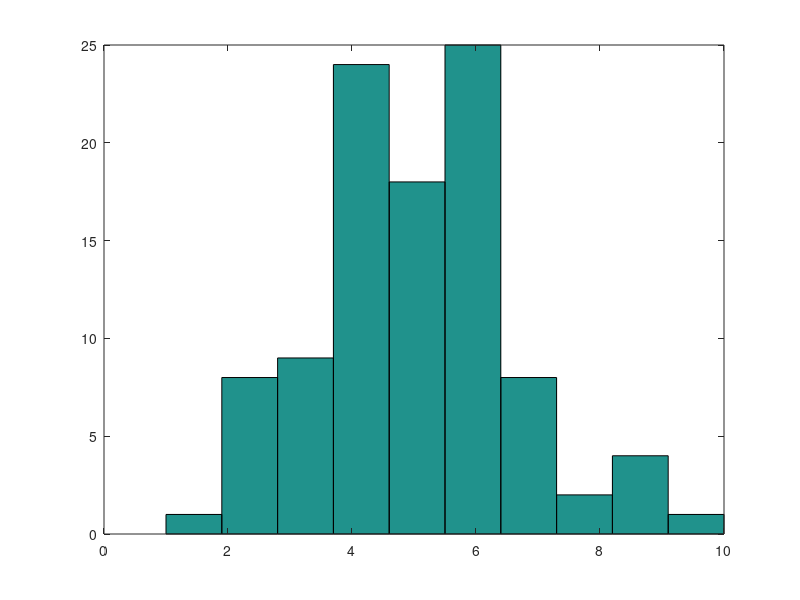
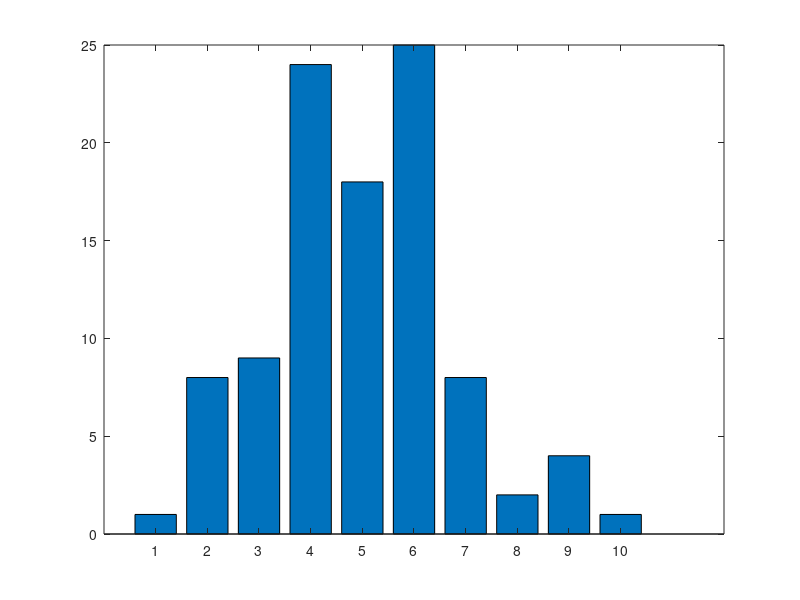

Write the MATLAB code that produced these figures, in order. (Note: this script raises an error after producing the figures.)
function ex4()
    M = csvread('wuerfel.csv');
    figure
    hist(M);
    figure
    Bar = bar(hist(M));
    stem(Bar.XData,Bar.YData)
    
    
    Bar = bar(hist(M));
    absValues = Bar.YData;
    relValues = absValues(1:10)/100;
    f=getCummulativeDistFkt(relValues);

    
    figure
    plot(f);
    legend('cumDistFunc');

    
    A = rollTheDice(f);
    figure
    bar(A);
    legend('After 10000 throws');
end


function f= getCummulativeDistFkt(relVals)
    sum = 0;
    f = zeros(10,1);
    for i = 1:10
        sum =sum + relVals(i);
        f(i)=sum;
    end
end

function index = findIndex(rndN,ecdf)
    index = 1;
    for i = size(ecdf):-1:1
        if ecdf(i) < rndN
            index = i+1;
            break;
        end
    end

end

function A = rollTheDice(ecdf)
    A=zeros(10,1);
    for i = 1:10000
        rndN = unifrnd(0, 1);
        index = findIndex(rndN,ecdf);
        A(index) = A(index) +1;
    end
end